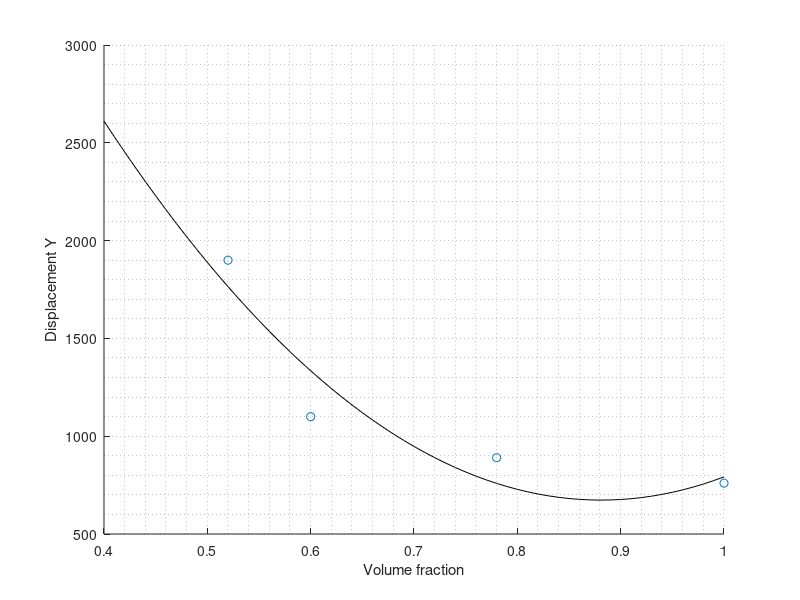
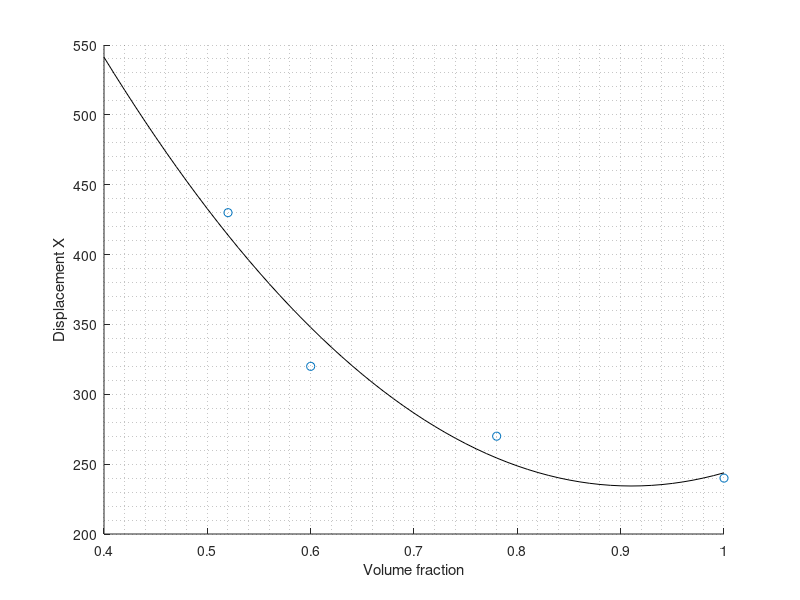

These charts were generated, in order, by the following MATLAB code:
v  = [1,0.78,0.6,0.52];%0.41];
uy = [7.6e2,8.9e2,1.1e3,1.9e3];%1.9e3];
ux = [2.4e2,2.7e2,3.2e2,4.3e2];%5.6e2];
ct = ones(1,numel(uy));

A  = [(v.^2)',v',ct'];
b1 = uy';
b2 = ux';

theta1 = A'*A\A'*b1;
theta2 = A'*A\A'*b2;

x = 0.4:0.01:1;
f_1 = x;
f_2 = x;
for i = 1:numel(x)
    f_1(i) = theta1'*[x(i)^2;x(i);1];
    f_2(i) = theta2'*[x(i)^2;x(i);1];
end
figure
hold on
plot(v,uy,'o')
plot(x,f_1,'k')
xlabel('Volume fraction')
ylabel('Displacement Y')
grid minor

figure
hold on
plot(v,ux,'o')
plot(x,f_2,'k')
xlabel('Volume fraction')
ylabel('Displacement X')
grid minor

